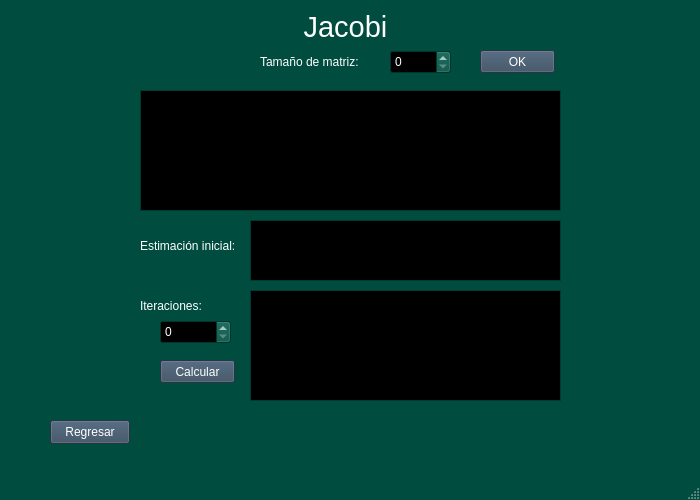
<?xml version="1.0" encoding="UTF-8"?>
<ui version="4.0">
 <class>jacobi</class>
 <widget class="QMainWindow" name="jacobi">
  <property name="geometry">
   <rect>
    <x>0</x>
    <y>0</y>
    <width>700</width>
    <height>500</height>
   </rect>
  </property>
  <property name="palette">
   <palette>
    <active>
     <colorrole role="WindowText">
      <brush brushstyle="SolidPattern">
       <color alpha="255">
        <red>255</red>
        <green>255</green>
        <blue>255</blue>
       </color>
      </brush>
     </colorrole>
     <colorrole role="Button">
      <brush brushstyle="SolidPattern">
       <color alpha="255">
        <red>0</red>
        <green>76</green>
        <blue>63</blue>
       </color>
      </brush>
     </colorrole>
     <colorrole role="Light">
      <brush brushstyle="SolidPattern">
       <color alpha="255">
        <red>0</red>
        <green>114</green>
        <blue>94</blue>
       </color>
      </brush>
     </colorrole>
     <colorrole role="Midlight">
      <brush brushstyle="SolidPattern">
       <color alpha="255">
        <red>0</red>
        <green>95</green>
        <blue>78</blue>
       </color>
      </brush>
     </colorrole>
     <colorrole role="Dark">
      <brush brushstyle="SolidPattern">
       <color alpha="255">
        <red>0</red>
        <green>38</green>
        <blue>31</blue>
       </color>
      </brush>
     </colorrole>
     <colorrole role="Mid">
      <brush brushstyle="SolidPattern">
       <color alpha="255">
        <red>0</red>
        <green>50</green>
        <blue>42</blue>
       </color>
      </brush>
     </colorrole>
     <colorrole role="Text">
      <brush brushstyle="SolidPattern">
       <color alpha="255">
        <red>255</red>
        <green>255</green>
        <blue>255</blue>
       </color>
      </brush>
     </colorrole>
     <colorrole role="BrightText">
      <brush brushstyle="SolidPattern">
       <color alpha="255">
        <red>255</red>
        <green>255</green>
        <blue>255</blue>
       </color>
      </brush>
     </colorrole>
     <colorrole role="ButtonText">
      <brush brushstyle="SolidPattern">
       <color alpha="255">
        <red>255</red>
        <green>255</green>
        <blue>255</blue>
       </color>
      </brush>
     </colorrole>
     <colorrole role="Base">
      <brush brushstyle="SolidPattern">
       <color alpha="255">
        <red>0</red>
        <green>0</green>
        <blue>0</blue>
       </color>
      </brush>
     </colorrole>
     <colorrole role="Window">
      <brush brushstyle="SolidPattern">
       <color alpha="255">
        <red>0</red>
        <green>76</green>
        <blue>63</blue>
       </color>
      </brush>
     </colorrole>
     <colorrole role="Shadow">
      <brush brushstyle="SolidPattern">
       <color alpha="255">
        <red>0</red>
        <green>0</green>
        <blue>0</blue>
       </color>
      </brush>
     </colorrole>
     <colorrole role="AlternateBase">
      <brush brushstyle="SolidPattern">
       <color alpha="255">
        <red>0</red>
        <green>38</green>
        <blue>31</blue>
       </color>
      </brush>
     </colorrole>
     <colorrole role="ToolTipBase">
      <brush brushstyle="SolidPattern">
       <color alpha="255">
        <red>255</red>
        <green>255</green>
        <blue>220</blue>
       </color>
      </brush>
     </colorrole>
     <colorrole role="ToolTipText">
      <brush brushstyle="SolidPattern">
       <color alpha="255">
        <red>0</red>
        <green>0</green>
        <blue>0</blue>
       </color>
      </brush>
     </colorrole>
     <colorrole role="PlaceholderText">
      <brush brushstyle="SolidPattern">
       <color alpha="128">
        <red>255</red>
        <green>255</green>
        <blue>255</blue>
       </color>
      </brush>
     </colorrole>
    </active>
    <inactive>
     <colorrole role="WindowText">
      <brush brushstyle="SolidPattern">
       <color alpha="255">
        <red>255</red>
        <green>255</green>
        <blue>255</blue>
       </color>
      </brush>
     </colorrole>
     <colorrole role="Button">
      <brush brushstyle="SolidPattern">
       <color alpha="255">
        <red>0</red>
        <green>76</green>
        <blue>63</blue>
       </color>
      </brush>
     </colorrole>
     <colorrole role="Light">
      <brush brushstyle="SolidPattern">
       <color alpha="255">
        <red>0</red>
        <green>114</green>
        <blue>94</blue>
       </color>
      </brush>
     </colorrole>
     <colorrole role="Midlight">
      <brush brushstyle="SolidPattern">
       <color alpha="255">
        <red>0</red>
        <green>95</green>
        <blue>78</blue>
       </color>
      </brush>
     </colorrole>
     <colorrole role="Dark">
      <brush brushstyle="SolidPattern">
       <color alpha="255">
        <red>0</red>
        <green>38</green>
        <blue>31</blue>
       </color>
      </brush>
     </colorrole>
     <colorrole role="Mid">
      <brush brushstyle="SolidPattern">
       <color alpha="255">
        <red>0</red>
        <green>50</green>
        <blue>42</blue>
       </color>
      </brush>
     </colorrole>
     <colorrole role="Text">
      <brush brushstyle="SolidPattern">
       <color alpha="255">
        <red>255</red>
        <green>255</green>
        <blue>255</blue>
       </color>
      </brush>
     </colorrole>
     <colorrole role="BrightText">
      <brush brushstyle="SolidPattern">
       <color alpha="255">
        <red>255</red>
        <green>255</green>
        <blue>255</blue>
       </color>
      </brush>
     </colorrole>
     <colorrole role="ButtonText">
      <brush brushstyle="SolidPattern">
       <color alpha="255">
        <red>255</red>
        <green>255</green>
        <blue>255</blue>
       </color>
      </brush>
     </colorrole>
     <colorrole role="Base">
      <brush brushstyle="SolidPattern">
       <color alpha="255">
        <red>0</red>
        <green>0</green>
        <blue>0</blue>
       </color>
      </brush>
     </colorrole>
     <colorrole role="Window">
      <brush brushstyle="SolidPattern">
       <color alpha="255">
        <red>0</red>
        <green>76</green>
        <blue>63</blue>
       </color>
      </brush>
     </colorrole>
     <colorrole role="Shadow">
      <brush brushstyle="SolidPattern">
       <color alpha="255">
        <red>0</red>
        <green>0</green>
        <blue>0</blue>
       </color>
      </brush>
     </colorrole>
     <colorrole role="AlternateBase">
      <brush brushstyle="SolidPattern">
       <color alpha="255">
        <red>0</red>
        <green>38</green>
        <blue>31</blue>
       </color>
      </brush>
     </colorrole>
     <colorrole role="ToolTipBase">
      <brush brushstyle="SolidPattern">
       <color alpha="255">
        <red>255</red>
        <green>255</green>
        <blue>220</blue>
       </color>
      </brush>
     </colorrole>
     <colorrole role="ToolTipText">
      <brush brushstyle="SolidPattern">
       <color alpha="255">
        <red>0</red>
        <green>0</green>
        <blue>0</blue>
       </color>
      </brush>
     </colorrole>
     <colorrole role="PlaceholderText">
      <brush brushstyle="SolidPattern">
       <color alpha="128">
        <red>255</red>
        <green>255</green>
        <blue>255</blue>
       </color>
      </brush>
     </colorrole>
    </inactive>
    <disabled>
     <colorrole role="WindowText">
      <brush brushstyle="SolidPattern">
       <color alpha="255">
        <red>0</red>
        <green>38</green>
        <blue>31</blue>
       </color>
      </brush>
     </colorrole>
     <colorrole role="Button">
      <brush brushstyle="SolidPattern">
       <color alpha="255">
        <red>0</red>
        <green>76</green>
        <blue>63</blue>
       </color>
      </brush>
     </colorrole>
     <colorrole role="Light">
      <brush brushstyle="SolidPattern">
       <color alpha="255">
        <red>0</red>
        <green>114</green>
        <blue>94</blue>
       </color>
      </brush>
     </colorrole>
     <colorrole role="Midlight">
      <brush brushstyle="SolidPattern">
       <color alpha="255">
        <red>0</red>
        <green>95</green>
        <blue>78</blue>
       </color>
      </brush>
     </colorrole>
     <colorrole role="Dark">
      <brush brushstyle="SolidPattern">
       <color alpha="255">
        <red>0</red>
        <green>38</green>
        <blue>31</blue>
       </color>
      </brush>
     </colorrole>
     <colorrole role="Mid">
      <brush brushstyle="SolidPattern">
       <color alpha="255">
        <red>0</red>
        <green>50</green>
        <blue>42</blue>
       </color>
      </brush>
     </colorrole>
     <colorrole role="Text">
      <brush brushstyle="SolidPattern">
       <color alpha="255">
        <red>0</red>
        <green>38</green>
        <blue>31</blue>
       </color>
      </brush>
     </colorrole>
     <colorrole role="BrightText">
      <brush brushstyle="SolidPattern">
       <color alpha="255">
        <red>255</red>
        <green>255</green>
        <blue>255</blue>
       </color>
      </brush>
     </colorrole>
     <colorrole role="ButtonText">
      <brush brushstyle="SolidPattern">
       <color alpha="255">
        <red>0</red>
        <green>38</green>
        <blue>31</blue>
       </color>
      </brush>
     </colorrole>
     <colorrole role="Base">
      <brush brushstyle="SolidPattern">
       <color alpha="255">
        <red>0</red>
        <green>76</green>
        <blue>63</blue>
       </color>
      </brush>
     </colorrole>
     <colorrole role="Window">
      <brush brushstyle="SolidPattern">
       <color alpha="255">
        <red>0</red>
        <green>76</green>
        <blue>63</blue>
       </color>
      </brush>
     </colorrole>
     <colorrole role="Shadow">
      <brush brushstyle="SolidPattern">
       <color alpha="255">
        <red>0</red>
        <green>0</green>
        <blue>0</blue>
       </color>
      </brush>
     </colorrole>
     <colorrole role="AlternateBase">
      <brush brushstyle="SolidPattern">
       <color alpha="255">
        <red>0</red>
        <green>76</green>
        <blue>63</blue>
       </color>
      </brush>
     </colorrole>
     <colorrole role="ToolTipBase">
      <brush brushstyle="SolidPattern">
       <color alpha="255">
        <red>255</red>
        <green>255</green>
        <blue>220</blue>
       </color>
      </brush>
     </colorrole>
     <colorrole role="ToolTipText">
      <brush brushstyle="SolidPattern">
       <color alpha="255">
        <red>0</red>
        <green>0</green>
        <blue>0</blue>
       </color>
      </brush>
     </colorrole>
     <colorrole role="PlaceholderText">
      <brush brushstyle="SolidPattern">
       <color alpha="128">
        <red>255</red>
        <green>255</green>
        <blue>255</blue>
       </color>
      </brush>
     </colorrole>
    </disabled>
   </palette>
  </property>
  <property name="windowTitle">
   <string>MainWindow</string>
  </property>
  <widget class="QWidget" name="centralwidget">
   <widget class="QPushButton" name="pushButton">
    <property name="geometry">
     <rect>
      <x>50</x>
      <y>420</y>
      <width>80</width>
      <height>24</height>
     </rect>
    </property>
    <property name="palette">
     <palette>
      <active>
       <colorrole role="WindowText">
        <brush brushstyle="SolidPattern">
         <color alpha="255">
          <red>255</red>
          <green>255</green>
          <blue>255</blue>
         </color>
        </brush>
       </colorrole>
       <colorrole role="Button">
        <brush brushstyle="SolidPattern">
         <color alpha="255">
          <red>53</red>
          <green>73</green>
          <blue>94</blue>
         </color>
        </brush>
       </colorrole>
       <colorrole role="Light">
        <brush brushstyle="SolidPattern">
         <color alpha="255">
          <red>79</red>
          <green>109</green>
          <blue>141</blue>
         </color>
        </brush>
       </colorrole>
       <colorrole role="Midlight">
        <brush brushstyle="SolidPattern">
         <color alpha="255">
          <red>66</red>
          <green>91</green>
          <blue>117</blue>
         </color>
        </brush>
       </colorrole>
       <colorrole role="Dark">
        <brush brushstyle="SolidPattern">
         <color alpha="255">
          <red>26</red>
          <green>36</green>
          <blue>47</blue>
         </color>
        </brush>
       </colorrole>
       <colorrole role="Mid">
        <brush brushstyle="SolidPattern">
         <color alpha="255">
          <red>35</red>
          <green>48</green>
          <blue>62</blue>
         </color>
        </brush>
       </colorrole>
       <colorrole role="Text">
        <brush brushstyle="SolidPattern">
         <color alpha="255">
          <red>255</red>
          <green>255</green>
          <blue>255</blue>
         </color>
        </brush>
       </colorrole>
       <colorrole role="BrightText">
        <brush brushstyle="SolidPattern">
         <color alpha="255">
          <red>255</red>
          <green>255</green>
          <blue>255</blue>
         </color>
        </brush>
       </colorrole>
       <colorrole role="ButtonText">
        <brush brushstyle="SolidPattern">
         <color alpha="255">
          <red>255</red>
          <green>255</green>
          <blue>255</blue>
         </color>
        </brush>
       </colorrole>
       <colorrole role="Base">
        <brush brushstyle="SolidPattern">
         <color alpha="255">
          <red>0</red>
          <green>0</green>
          <blue>0</blue>
         </color>
        </brush>
       </colorrole>
       <colorrole role="Window">
        <brush brushstyle="SolidPattern">
         <color alpha="255">
          <red>53</red>
          <green>73</green>
          <blue>94</blue>
         </color>
        </brush>
       </colorrole>
       <colorrole role="Shadow">
        <brush brushstyle="SolidPattern">
         <color alpha="255">
          <red>0</red>
          <green>0</green>
          <blue>0</blue>
         </color>
        </brush>
       </colorrole>
       <colorrole role="AlternateBase">
        <brush brushstyle="SolidPattern">
         <color alpha="255">
          <red>26</red>
          <green>36</green>
          <blue>47</blue>
         </color>
        </brush>
       </colorrole>
       <colorrole role="ToolTipBase">
        <brush brushstyle="SolidPattern">
         <color alpha="255">
          <red>255</red>
          <green>255</green>
          <blue>220</blue>
         </color>
        </brush>
       </colorrole>
       <colorrole role="ToolTipText">
        <brush brushstyle="SolidPattern">
         <color alpha="255">
          <red>0</red>
          <green>0</green>
          <blue>0</blue>
         </color>
        </brush>
       </colorrole>
       <colorrole role="PlaceholderText">
        <brush brushstyle="SolidPattern">
         <color alpha="128">
          <red>255</red>
          <green>255</green>
          <blue>255</blue>
         </color>
        </brush>
       </colorrole>
      </active>
      <inactive>
       <colorrole role="WindowText">
        <brush brushstyle="SolidPattern">
         <color alpha="255">
          <red>255</red>
          <green>255</green>
          <blue>255</blue>
         </color>
        </brush>
       </colorrole>
       <colorrole role="Button">
        <brush brushstyle="SolidPattern">
         <color alpha="255">
          <red>53</red>
          <green>73</green>
          <blue>94</blue>
         </color>
        </brush>
       </colorrole>
       <colorrole role="Light">
        <brush brushstyle="SolidPattern">
         <color alpha="255">
          <red>79</red>
          <green>109</green>
          <blue>141</blue>
         </color>
        </brush>
       </colorrole>
       <colorrole role="Midlight">
        <brush brushstyle="SolidPattern">
         <color alpha="255">
          <red>66</red>
          <green>91</green>
          <blue>117</blue>
         </color>
        </brush>
       </colorrole>
       <colorrole role="Dark">
        <brush brushstyle="SolidPattern">
         <color alpha="255">
          <red>26</red>
          <green>36</green>
          <blue>47</blue>
         </color>
        </brush>
       </colorrole>
       <colorrole role="Mid">
        <brush brushstyle="SolidPattern">
         <color alpha="255">
          <red>35</red>
          <green>48</green>
          <blue>62</blue>
         </color>
        </brush>
       </colorrole>
       <colorrole role="Text">
        <brush brushstyle="SolidPattern">
         <color alpha="255">
          <red>255</red>
          <green>255</green>
          <blue>255</blue>
         </color>
        </brush>
       </colorrole>
       <colorrole role="BrightText">
        <brush brushstyle="SolidPattern">
         <color alpha="255">
          <red>255</red>
          <green>255</green>
          <blue>255</blue>
         </color>
        </brush>
       </colorrole>
       <colorrole role="ButtonText">
        <brush brushstyle="SolidPattern">
         <color alpha="255">
          <red>255</red>
          <green>255</green>
          <blue>255</blue>
         </color>
        </brush>
       </colorrole>
       <colorrole role="Base">
        <brush brushstyle="SolidPattern">
         <color alpha="255">
          <red>0</red>
          <green>0</green>
          <blue>0</blue>
         </color>
        </brush>
       </colorrole>
       <colorrole role="Window">
        <brush brushstyle="SolidPattern">
         <color alpha="255">
          <red>53</red>
          <green>73</green>
          <blue>94</blue>
         </color>
        </brush>
       </colorrole>
       <colorrole role="Shadow">
        <brush brushstyle="SolidPattern">
         <color alpha="255">
          <red>0</red>
          <green>0</green>
          <blue>0</blue>
         </color>
        </brush>
       </colorrole>
       <colorrole role="AlternateBase">
        <brush brushstyle="SolidPattern">
         <color alpha="255">
          <red>26</red>
          <green>36</green>
          <blue>47</blue>
         </color>
        </brush>
       </colorrole>
       <colorrole role="ToolTipBase">
        <brush brushstyle="SolidPattern">
         <color alpha="255">
          <red>255</red>
          <green>255</green>
          <blue>220</blue>
         </color>
        </brush>
       </colorrole>
       <colorrole role="ToolTipText">
        <brush brushstyle="SolidPattern">
         <color alpha="255">
          <red>0</red>
          <green>0</green>
          <blue>0</blue>
         </color>
        </brush>
       </colorrole>
       <colorrole role="PlaceholderText">
        <brush brushstyle="SolidPattern">
         <color alpha="128">
          <red>255</red>
          <green>255</green>
          <blue>255</blue>
         </color>
        </brush>
       </colorrole>
      </inactive>
      <disabled>
       <colorrole role="WindowText">
        <brush brushstyle="SolidPattern">
         <color alpha="255">
          <red>26</red>
          <green>36</green>
          <blue>47</blue>
         </color>
        </brush>
       </colorrole>
       <colorrole role="Button">
        <brush brushstyle="SolidPattern">
         <color alpha="255">
          <red>53</red>
          <green>73</green>
          <blue>94</blue>
         </color>
        </brush>
       </colorrole>
       <colorrole role="Light">
        <brush brushstyle="SolidPattern">
         <color alpha="255">
          <red>79</red>
          <green>109</green>
          <blue>141</blue>
         </color>
        </brush>
       </colorrole>
       <colorrole role="Midlight">
        <brush brushstyle="SolidPattern">
         <color alpha="255">
          <red>66</red>
          <green>91</green>
          <blue>117</blue>
         </color>
        </brush>
       </colorrole>
       <colorrole role="Dark">
        <brush brushstyle="SolidPattern">
         <color alpha="255">
          <red>26</red>
          <green>36</green>
          <blue>47</blue>
         </color>
        </brush>
       </colorrole>
       <colorrole role="Mid">
        <brush brushstyle="SolidPattern">
         <color alpha="255">
          <red>35</red>
          <green>48</green>
          <blue>62</blue>
         </color>
        </brush>
       </colorrole>
       <colorrole role="Text">
        <brush brushstyle="SolidPattern">
         <color alpha="255">
          <red>26</red>
          <green>36</green>
          <blue>47</blue>
         </color>
        </brush>
       </colorrole>
       <colorrole role="BrightText">
        <brush brushstyle="SolidPattern">
         <color alpha="255">
          <red>255</red>
          <green>255</green>
          <blue>255</blue>
         </color>
        </brush>
       </colorrole>
       <colorrole role="ButtonText">
        <brush brushstyle="SolidPattern">
         <color alpha="255">
          <red>26</red>
          <green>36</green>
          <blue>47</blue>
         </color>
        </brush>
       </colorrole>
       <colorrole role="Base">
        <brush brushstyle="SolidPattern">
         <color alpha="255">
          <red>53</red>
          <green>73</green>
          <blue>94</blue>
         </color>
        </brush>
       </colorrole>
       <colorrole role="Window">
        <brush brushstyle="SolidPattern">
         <color alpha="255">
          <red>53</red>
          <green>73</green>
          <blue>94</blue>
         </color>
        </brush>
       </colorrole>
       <colorrole role="Shadow">
        <brush brushstyle="SolidPattern">
         <color alpha="255">
          <red>0</red>
          <green>0</green>
          <blue>0</blue>
         </color>
        </brush>
       </colorrole>
       <colorrole role="AlternateBase">
        <brush brushstyle="SolidPattern">
         <color alpha="255">
          <red>53</red>
          <green>73</green>
          <blue>94</blue>
         </color>
        </brush>
       </colorrole>
       <colorrole role="ToolTipBase">
        <brush brushstyle="SolidPattern">
         <color alpha="255">
          <red>255</red>
          <green>255</green>
          <blue>220</blue>
         </color>
        </brush>
       </colorrole>
       <colorrole role="ToolTipText">
        <brush brushstyle="SolidPattern">
         <color alpha="255">
          <red>0</red>
          <green>0</green>
          <blue>0</blue>
         </color>
        </brush>
       </colorrole>
       <colorrole role="PlaceholderText">
        <brush brushstyle="SolidPattern">
         <color alpha="128">
          <red>255</red>
          <green>255</green>
          <blue>255</blue>
         </color>
        </brush>
       </colorrole>
      </disabled>
     </palette>
    </property>
    <property name="text">
     <string>Regresar</string>
    </property>
   </widget>
   <widget class="QSpinBox" name="spinBox_2">
    <property name="geometry">
     <rect>
      <x>160</x>
      <y>320</y>
      <width>71</width>
      <height>24</height>
     </rect>
    </property>
   </widget>
   <widget class="QLabel" name="label_4">
    <property name="geometry">
     <rect>
      <x>200</x>
      <y>10</y>
      <width>291</width>
      <height>31</height>
     </rect>
    </property>
    <property name="text">
     <string>&lt;html&gt;&lt;head/&gt;&lt;body&gt;&lt;p align=&quot;center&quot;&gt;&lt;span style=&quot; font-size:22pt;&quot;&gt;Jacobi&lt;/span&gt;&lt;/p&gt;&lt;/body&gt;&lt;/html&gt;</string>
    </property>
   </widget>
   <widget class="QLabel" name="label_5">
    <property name="geometry">
     <rect>
      <x>140</x>
      <y>230</y>
      <width>111</width>
      <height>31</height>
     </rect>
    </property>
    <property name="text">
     <string>Estimación inicial:</string>
    </property>
   </widget>
   <widget class="QSpinBox" name="spinBox">
    <property name="geometry">
     <rect>
      <x>390</x>
      <y>50</y>
      <width>61</width>
      <height>24</height>
     </rect>
    </property>
   </widget>
   <widget class="QLabel" name="label">
    <property name="geometry">
     <rect>
      <x>260</x>
      <y>50</y>
      <width>121</width>
      <height>24</height>
     </rect>
    </property>
    <property name="text">
     <string>Tamaño de matriz:</string>
    </property>
   </widget>
   <widget class="QPushButton" name="pushButton_3">
    <property name="geometry">
     <rect>
      <x>480</x>
      <y>50</y>
      <width>75</width>
      <height>23</height>
     </rect>
    </property>
    <property name="palette">
     <palette>
      <active>
       <colorrole role="WindowText">
        <brush brushstyle="SolidPattern">
         <color alpha="255">
          <red>255</red>
          <green>255</green>
          <blue>255</blue>
         </color>
        </brush>
       </colorrole>
       <colorrole role="Button">
        <brush brushstyle="SolidPattern">
         <color alpha="255">
          <red>53</red>
          <green>73</green>
          <blue>94</blue>
         </color>
        </brush>
       </colorrole>
       <colorrole role="Light">
        <brush brushstyle="SolidPattern">
         <color alpha="255">
          <red>79</red>
          <green>109</green>
          <blue>141</blue>
         </color>
        </brush>
       </colorrole>
       <colorrole role="Midlight">
        <brush brushstyle="SolidPattern">
         <color alpha="255">
          <red>66</red>
          <green>91</green>
          <blue>117</blue>
         </color>
        </brush>
       </colorrole>
       <colorrole role="Dark">
        <brush brushstyle="SolidPattern">
         <color alpha="255">
          <red>26</red>
          <green>36</green>
          <blue>47</blue>
         </color>
        </brush>
       </colorrole>
       <colorrole role="Mid">
        <brush brushstyle="SolidPattern">
         <color alpha="255">
          <red>35</red>
          <green>48</green>
          <blue>62</blue>
         </color>
        </brush>
       </colorrole>
       <colorrole role="Text">
        <brush brushstyle="SolidPattern">
         <color alpha="255">
          <red>255</red>
          <green>255</green>
          <blue>255</blue>
         </color>
        </brush>
       </colorrole>
       <colorrole role="BrightText">
        <brush brushstyle="SolidPattern">
         <color alpha="255">
          <red>255</red>
          <green>255</green>
          <blue>255</blue>
         </color>
        </brush>
       </colorrole>
       <colorrole role="ButtonText">
        <brush brushstyle="SolidPattern">
         <color alpha="255">
          <red>255</red>
          <green>255</green>
          <blue>255</blue>
         </color>
        </brush>
       </colorrole>
       <colorrole role="Base">
        <brush brushstyle="SolidPattern">
         <color alpha="255">
          <red>0</red>
          <green>0</green>
          <blue>0</blue>
         </color>
        </brush>
       </colorrole>
       <colorrole role="Window">
        <brush brushstyle="SolidPattern">
         <color alpha="255">
          <red>53</red>
          <green>73</green>
          <blue>94</blue>
         </color>
        </brush>
       </colorrole>
       <colorrole role="Shadow">
        <brush brushstyle="SolidPattern">
         <color alpha="255">
          <red>0</red>
          <green>0</green>
          <blue>0</blue>
         </color>
        </brush>
       </colorrole>
       <colorrole role="AlternateBase">
        <brush brushstyle="SolidPattern">
         <color alpha="255">
          <red>26</red>
          <green>36</green>
          <blue>47</blue>
         </color>
        </brush>
       </colorrole>
       <colorrole role="ToolTipBase">
        <brush brushstyle="SolidPattern">
         <color alpha="255">
          <red>255</red>
          <green>255</green>
          <blue>220</blue>
         </color>
        </brush>
       </colorrole>
       <colorrole role="ToolTipText">
        <brush brushstyle="SolidPattern">
         <color alpha="255">
          <red>0</red>
          <green>0</green>
          <blue>0</blue>
         </color>
        </brush>
       </colorrole>
       <colorrole role="PlaceholderText">
        <brush brushstyle="SolidPattern">
         <color alpha="128">
          <red>255</red>
          <green>255</green>
          <blue>255</blue>
         </color>
        </brush>
       </colorrole>
      </active>
      <inactive>
       <colorrole role="WindowText">
        <brush brushstyle="SolidPattern">
         <color alpha="255">
          <red>255</red>
          <green>255</green>
          <blue>255</blue>
         </color>
        </brush>
       </colorrole>
       <colorrole role="Button">
        <brush brushstyle="SolidPattern">
         <color alpha="255">
          <red>53</red>
          <green>73</green>
          <blue>94</blue>
         </color>
        </brush>
       </colorrole>
       <colorrole role="Light">
        <brush brushstyle="SolidPattern">
         <color alpha="255">
          <red>79</red>
          <green>109</green>
          <blue>141</blue>
         </color>
        </brush>
       </colorrole>
       <colorrole role="Midlight">
        <brush brushstyle="SolidPattern">
         <color alpha="255">
          <red>66</red>
          <green>91</green>
          <blue>117</blue>
         </color>
        </brush>
       </colorrole>
       <colorrole role="Dark">
        <brush brushstyle="SolidPattern">
         <color alpha="255">
          <red>26</red>
          <green>36</green>
          <blue>47</blue>
         </color>
        </brush>
       </colorrole>
       <colorrole role="Mid">
        <brush brushstyle="SolidPattern">
         <color alpha="255">
          <red>35</red>
          <green>48</green>
          <blue>62</blue>
         </color>
        </brush>
       </colorrole>
       <colorrole role="Text">
        <brush brushstyle="SolidPattern">
         <color alpha="255">
          <red>255</red>
          <green>255</green>
          <blue>255</blue>
         </color>
        </brush>
       </colorrole>
       <colorrole role="BrightText">
        <brush brushstyle="SolidPattern">
         <color alpha="255">
          <red>255</red>
          <green>255</green>
          <blue>255</blue>
         </color>
        </brush>
       </colorrole>
       <colorrole role="ButtonText">
        <brush brushstyle="SolidPattern">
         <color alpha="255">
          <red>255</red>
          <green>255</green>
          <blue>255</blue>
         </color>
        </brush>
       </colorrole>
       <colorrole role="Base">
        <brush brushstyle="SolidPattern">
         <color alpha="255">
          <red>0</red>
          <green>0</green>
          <blue>0</blue>
         </color>
        </brush>
       </colorrole>
       <colorrole role="Window">
        <brush brushstyle="SolidPattern">
         <color alpha="255">
          <red>53</red>
          <green>73</green>
          <blue>94</blue>
         </color>
        </brush>
       </colorrole>
       <colorrole role="Shadow">
        <brush brushstyle="SolidPattern">
         <color alpha="255">
          <red>0</red>
          <green>0</green>
          <blue>0</blue>
         </color>
        </brush>
       </colorrole>
       <colorrole role="AlternateBase">
        <brush brushstyle="SolidPattern">
         <color alpha="255">
          <red>26</red>
          <green>36</green>
          <blue>47</blue>
         </color>
        </brush>
       </colorrole>
       <colorrole role="ToolTipBase">
        <brush brushstyle="SolidPattern">
         <color alpha="255">
          <red>255</red>
          <green>255</green>
          <blue>220</blue>
         </color>
        </brush>
       </colorrole>
       <colorrole role="ToolTipText">
        <brush brushstyle="SolidPattern">
         <color alpha="255">
          <red>0</red>
          <green>0</green>
          <blue>0</blue>
         </color>
        </brush>
       </colorrole>
       <colorrole role="PlaceholderText">
        <brush brushstyle="SolidPattern">
         <color alpha="128">
          <red>255</red>
          <green>255</green>
          <blue>255</blue>
         </color>
        </brush>
       </colorrole>
      </inactive>
      <disabled>
       <colorrole role="WindowText">
        <brush brushstyle="SolidPattern">
         <color alpha="255">
          <red>26</red>
          <green>36</green>
          <blue>47</blue>
         </color>
        </brush>
       </colorrole>
       <colorrole role="Button">
        <brush brushstyle="SolidPattern">
         <color alpha="255">
          <red>53</red>
          <green>73</green>
          <blue>94</blue>
         </color>
        </brush>
       </colorrole>
       <colorrole role="Light">
        <brush brushstyle="SolidPattern">
         <color alpha="255">
          <red>79</red>
          <green>109</green>
          <blue>141</blue>
         </color>
        </brush>
       </colorrole>
       <colorrole role="Midlight">
        <brush brushstyle="SolidPattern">
         <color alpha="255">
          <red>66</red>
          <green>91</green>
          <blue>117</blue>
         </color>
        </brush>
       </colorrole>
       <colorrole role="Dark">
        <brush brushstyle="SolidPattern">
         <color alpha="255">
          <red>26</red>
          <green>36</green>
          <blue>47</blue>
         </color>
        </brush>
       </colorrole>
       <colorrole role="Mid">
        <brush brushstyle="SolidPattern">
         <color alpha="255">
          <red>35</red>
          <green>48</green>
          <blue>62</blue>
         </color>
        </brush>
       </colorrole>
       <colorrole role="Text">
        <brush brushstyle="SolidPattern">
         <color alpha="255">
          <red>26</red>
          <green>36</green>
          <blue>47</blue>
         </color>
        </brush>
       </colorrole>
       <colorrole role="BrightText">
        <brush brushstyle="SolidPattern">
         <color alpha="255">
          <red>255</red>
          <green>255</green>
          <blue>255</blue>
         </color>
        </brush>
       </colorrole>
       <colorrole role="ButtonText">
        <brush brushstyle="SolidPattern">
         <color alpha="255">
          <red>26</red>
          <green>36</green>
          <blue>47</blue>
         </color>
        </brush>
       </colorrole>
       <colorrole role="Base">
        <brush brushstyle="SolidPattern">
         <color alpha="255">
          <red>53</red>
          <green>73</green>
          <blue>94</blue>
         </color>
        </brush>
       </colorrole>
       <colorrole role="Window">
        <brush brushstyle="SolidPattern">
         <color alpha="255">
          <red>53</red>
          <green>73</green>
          <blue>94</blue>
         </color>
        </brush>
       </colorrole>
       <colorrole role="Shadow">
        <brush brushstyle="SolidPattern">
         <color alpha="255">
          <red>0</red>
          <green>0</green>
          <blue>0</blue>
         </color>
        </brush>
       </colorrole>
       <colorrole role="AlternateBase">
        <brush brushstyle="SolidPattern">
         <color alpha="255">
          <red>53</red>
          <green>73</green>
          <blue>94</blue>
         </color>
        </brush>
       </colorrole>
       <colorrole role="ToolTipBase">
        <brush brushstyle="SolidPattern">
         <color alpha="255">
          <red>255</red>
          <green>255</green>
          <blue>220</blue>
         </color>
        </brush>
       </colorrole>
       <colorrole role="ToolTipText">
        <brush brushstyle="SolidPattern">
         <color alpha="255">
          <red>0</red>
          <green>0</green>
          <blue>0</blue>
         </color>
        </brush>
       </colorrole>
       <colorrole role="PlaceholderText">
        <brush brushstyle="SolidPattern">
         <color alpha="128">
          <red>255</red>
          <green>255</green>
          <blue>255</blue>
         </color>
        </brush>
       </colorrole>
      </disabled>
     </palette>
    </property>
    <property name="text">
     <string>OK</string>
    </property>
   </widget>
   <widget class="QTableView" name="tableView_2">
    <property name="geometry">
     <rect>
      <x>250</x>
      <y>290</y>
      <width>311</width>
      <height>111</height>
     </rect>
    </property>
   </widget>
   <widget class="QTableView" name="tableView">
    <property name="geometry">
     <rect>
      <x>140</x>
      <y>90</y>
      <width>421</width>
      <height>121</height>
     </rect>
    </property>
   </widget>
   <widget class="QTableView" name="tableView_3">
    <property name="geometry">
     <rect>
      <x>250</x>
      <y>220</y>
      <width>311</width>
      <height>61</height>
     </rect>
    </property>
   </widget>
   <widget class="QPushButton" name="pushButton_2">
    <property name="geometry">
     <rect>
      <x>160</x>
      <y>360</y>
      <width>75</width>
      <height>23</height>
     </rect>
    </property>
    <property name="palette">
     <palette>
      <active>
       <colorrole role="WindowText">
        <brush brushstyle="SolidPattern">
         <color alpha="255">
          <red>255</red>
          <green>255</green>
          <blue>255</blue>
         </color>
        </brush>
       </colorrole>
       <colorrole role="Button">
        <brush brushstyle="SolidPattern">
         <color alpha="255">
          <red>53</red>
          <green>73</green>
          <blue>94</blue>
         </color>
        </brush>
       </colorrole>
       <colorrole role="Light">
        <brush brushstyle="SolidPattern">
         <color alpha="255">
          <red>79</red>
          <green>109</green>
          <blue>141</blue>
         </color>
        </brush>
       </colorrole>
       <colorrole role="Midlight">
        <brush brushstyle="SolidPattern">
         <color alpha="255">
          <red>66</red>
          <green>91</green>
          <blue>117</blue>
         </color>
        </brush>
       </colorrole>
       <colorrole role="Dark">
        <brush brushstyle="SolidPattern">
         <color alpha="255">
          <red>26</red>
          <green>36</green>
          <blue>47</blue>
         </color>
        </brush>
       </colorrole>
       <colorrole role="Mid">
        <brush brushstyle="SolidPattern">
         <color alpha="255">
          <red>35</red>
          <green>48</green>
          <blue>62</blue>
         </color>
        </brush>
       </colorrole>
       <colorrole role="Text">
        <brush brushstyle="SolidPattern">
         <color alpha="255">
          <red>255</red>
          <green>255</green>
          <blue>255</blue>
         </color>
        </brush>
       </colorrole>
       <colorrole role="BrightText">
        <brush brushstyle="SolidPattern">
         <color alpha="255">
          <red>255</red>
          <green>255</green>
          <blue>255</blue>
         </color>
        </brush>
       </colorrole>
       <colorrole role="ButtonText">
        <brush brushstyle="SolidPattern">
         <color alpha="255">
          <red>255</red>
          <green>255</green>
          <blue>255</blue>
         </color>
        </brush>
       </colorrole>
       <colorrole role="Base">
        <brush brushstyle="SolidPattern">
         <color alpha="255">
          <red>0</red>
          <green>0</green>
          <blue>0</blue>
         </color>
        </brush>
       </colorrole>
       <colorrole role="Window">
        <brush brushstyle="SolidPattern">
         <color alpha="255">
          <red>53</red>
          <green>73</green>
          <blue>94</blue>
         </color>
        </brush>
       </colorrole>
       <colorrole role="Shadow">
        <brush brushstyle="SolidPattern">
         <color alpha="255">
          <red>0</red>
          <green>0</green>
          <blue>0</blue>
         </color>
        </brush>
       </colorrole>
       <colorrole role="AlternateBase">
        <brush brushstyle="SolidPattern">
         <color alpha="255">
          <red>26</red>
          <green>36</green>
          <blue>47</blue>
         </color>
        </brush>
       </colorrole>
       <colorrole role="ToolTipBase">
        <brush brushstyle="SolidPattern">
         <color alpha="255">
          <red>255</red>
          <green>255</green>
          <blue>220</blue>
         </color>
        </brush>
       </colorrole>
       <colorrole role="ToolTipText">
        <brush brushstyle="SolidPattern">
         <color alpha="255">
          <red>0</red>
          <green>0</green>
          <blue>0</blue>
         </color>
        </brush>
       </colorrole>
       <colorrole role="PlaceholderText">
        <brush brushstyle="SolidPattern">
         <color alpha="128">
          <red>255</red>
          <green>255</green>
          <blue>255</blue>
         </color>
        </brush>
       </colorrole>
      </active>
      <inactive>
       <colorrole role="WindowText">
        <brush brushstyle="SolidPattern">
         <color alpha="255">
          <red>255</red>
          <green>255</green>
          <blue>255</blue>
         </color>
        </brush>
       </colorrole>
       <colorrole role="Button">
        <brush brushstyle="SolidPattern">
         <color alpha="255">
          <red>53</red>
          <green>73</green>
          <blue>94</blue>
         </color>
        </brush>
       </colorrole>
       <colorrole role="Light">
        <brush brushstyle="SolidPattern">
         <color alpha="255">
          <red>79</red>
          <green>109</green>
          <blue>141</blue>
         </color>
        </brush>
       </colorrole>
       <colorrole role="Midlight">
        <brush brushstyle="SolidPattern">
         <color alpha="255">
          <red>66</red>
          <green>91</green>
          <blue>117</blue>
         </color>
        </brush>
       </colorrole>
       <colorrole role="Dark">
        <brush brushstyle="SolidPattern">
         <color alpha="255">
          <red>26</red>
          <green>36</green>
          <blue>47</blue>
         </color>
        </brush>
       </colorrole>
       <colorrole role="Mid">
        <brush brushstyle="SolidPattern">
         <color alpha="255">
          <red>35</red>
          <green>48</green>
          <blue>62</blue>
         </color>
        </brush>
       </colorrole>
       <colorrole role="Text">
        <brush brushstyle="SolidPattern">
         <color alpha="255">
          <red>255</red>
          <green>255</green>
          <blue>255</blue>
         </color>
        </brush>
       </colorrole>
       <colorrole role="BrightText">
        <brush brushstyle="SolidPattern">
         <color alpha="255">
          <red>255</red>
          <green>255</green>
          <blue>255</blue>
         </color>
        </brush>
       </colorrole>
       <colorrole role="ButtonText">
        <brush brushstyle="SolidPattern">
         <color alpha="255">
          <red>255</red>
          <green>255</green>
          <blue>255</blue>
         </color>
        </brush>
       </colorrole>
       <colorrole role="Base">
        <brush brushstyle="SolidPattern">
         <color alpha="255">
          <red>0</red>
          <green>0</green>
          <blue>0</blue>
         </color>
        </brush>
       </colorrole>
       <colorrole role="Window">
        <brush brushstyle="SolidPattern">
         <color alpha="255">
          <red>53</red>
          <green>73</green>
          <blue>94</blue>
         </color>
        </brush>
       </colorrole>
       <colorrole role="Shadow">
        <brush brushstyle="SolidPattern">
         <color alpha="255">
          <red>0</red>
          <green>0</green>
          <blue>0</blue>
         </color>
        </brush>
       </colorrole>
       <colorrole role="AlternateBase">
        <brush brushstyle="SolidPattern">
         <color alpha="255">
          <red>26</red>
          <green>36</green>
          <blue>47</blue>
         </color>
        </brush>
       </colorrole>
       <colorrole role="ToolTipBase">
        <brush brushstyle="SolidPattern">
         <color alpha="255">
          <red>255</red>
          <green>255</green>
          <blue>220</blue>
         </color>
        </brush>
       </colorrole>
       <colorrole role="ToolTipText">
        <brush brushstyle="SolidPattern">
         <color alpha="255">
          <red>0</red>
          <green>0</green>
          <blue>0</blue>
         </color>
        </brush>
       </colorrole>
       <colorrole role="PlaceholderText">
        <brush brushstyle="SolidPattern">
         <color alpha="128">
          <red>255</red>
          <green>255</green>
          <blue>255</blue>
         </color>
        </brush>
       </colorrole>
      </inactive>
      <disabled>
       <colorrole role="WindowText">
        <brush brushstyle="SolidPattern">
         <color alpha="255">
          <red>26</red>
          <green>36</green>
          <blue>47</blue>
         </color>
        </brush>
       </colorrole>
       <colorrole role="Button">
        <brush brushstyle="SolidPattern">
         <color alpha="255">
          <red>53</red>
          <green>73</green>
          <blue>94</blue>
         </color>
        </brush>
       </colorrole>
       <colorrole role="Light">
        <brush brushstyle="SolidPattern">
         <color alpha="255">
          <red>79</red>
          <green>109</green>
          <blue>141</blue>
         </color>
        </brush>
       </colorrole>
       <colorrole role="Midlight">
        <brush brushstyle="SolidPattern">
         <color alpha="255">
          <red>66</red>
          <green>91</green>
          <blue>117</blue>
         </color>
        </brush>
       </colorrole>
       <colorrole role="Dark">
        <brush brushstyle="SolidPattern">
         <color alpha="255">
          <red>26</red>
          <green>36</green>
          <blue>47</blue>
         </color>
        </brush>
       </colorrole>
       <colorrole role="Mid">
        <brush brushstyle="SolidPattern">
         <color alpha="255">
          <red>35</red>
          <green>48</green>
          <blue>62</blue>
         </color>
        </brush>
       </colorrole>
       <colorrole role="Text">
        <brush brushstyle="SolidPattern">
         <color alpha="255">
          <red>26</red>
          <green>36</green>
          <blue>47</blue>
         </color>
        </brush>
       </colorrole>
       <colorrole role="BrightText">
        <brush brushstyle="SolidPattern">
         <color alpha="255">
          <red>255</red>
          <green>255</green>
          <blue>255</blue>
         </color>
        </brush>
       </colorrole>
       <colorrole role="ButtonText">
        <brush brushstyle="SolidPattern">
         <color alpha="255">
          <red>26</red>
          <green>36</green>
          <blue>47</blue>
         </color>
        </brush>
       </colorrole>
       <colorrole role="Base">
        <brush brushstyle="SolidPattern">
         <color alpha="255">
          <red>53</red>
          <green>73</green>
          <blue>94</blue>
         </color>
        </brush>
       </colorrole>
       <colorrole role="Window">
        <brush brushstyle="SolidPattern">
         <color alpha="255">
          <red>53</red>
          <green>73</green>
          <blue>94</blue>
         </color>
        </brush>
       </colorrole>
       <colorrole role="Shadow">
        <brush brushstyle="SolidPattern">
         <color alpha="255">
          <red>0</red>
          <green>0</green>
          <blue>0</blue>
         </color>
        </brush>
       </colorrole>
       <colorrole role="AlternateBase">
        <brush brushstyle="SolidPattern">
         <color alpha="255">
          <red>53</red>
          <green>73</green>
          <blue>94</blue>
         </color>
        </brush>
       </colorrole>
       <colorrole role="ToolTipBase">
        <brush brushstyle="SolidPattern">
         <color alpha="255">
          <red>255</red>
          <green>255</green>
          <blue>220</blue>
         </color>
        </brush>
       </colorrole>
       <colorrole role="ToolTipText">
        <brush brushstyle="SolidPattern">
         <color alpha="255">
          <red>0</red>
          <green>0</green>
          <blue>0</blue>
         </color>
        </brush>
       </colorrole>
       <colorrole role="PlaceholderText">
        <brush brushstyle="SolidPattern">
         <color alpha="128">
          <red>255</red>
          <green>255</green>
          <blue>255</blue>
         </color>
        </brush>
       </colorrole>
      </disabled>
     </palette>
    </property>
    <property name="text">
     <string>Calcular</string>
    </property>
   </widget>
   <widget class="QLabel" name="label_3">
    <property name="geometry">
     <rect>
      <x>140</x>
      <y>290</y>
      <width>121</width>
      <height>31</height>
     </rect>
    </property>
    <property name="text">
     <string>Iteraciones:</string>
    </property>
   </widget>
  </widget>
  <widget class="QMenuBar" name="menubar">
   <property name="geometry">
    <rect>
     <x>0</x>
     <y>0</y>
     <width>700</width>
     <height>21</height>
    </rect>
   </property>
  </widget>
  <widget class="QStatusBar" name="statusbar"/>
 </widget>
 <resources/>
 <connections/>
</ui>
